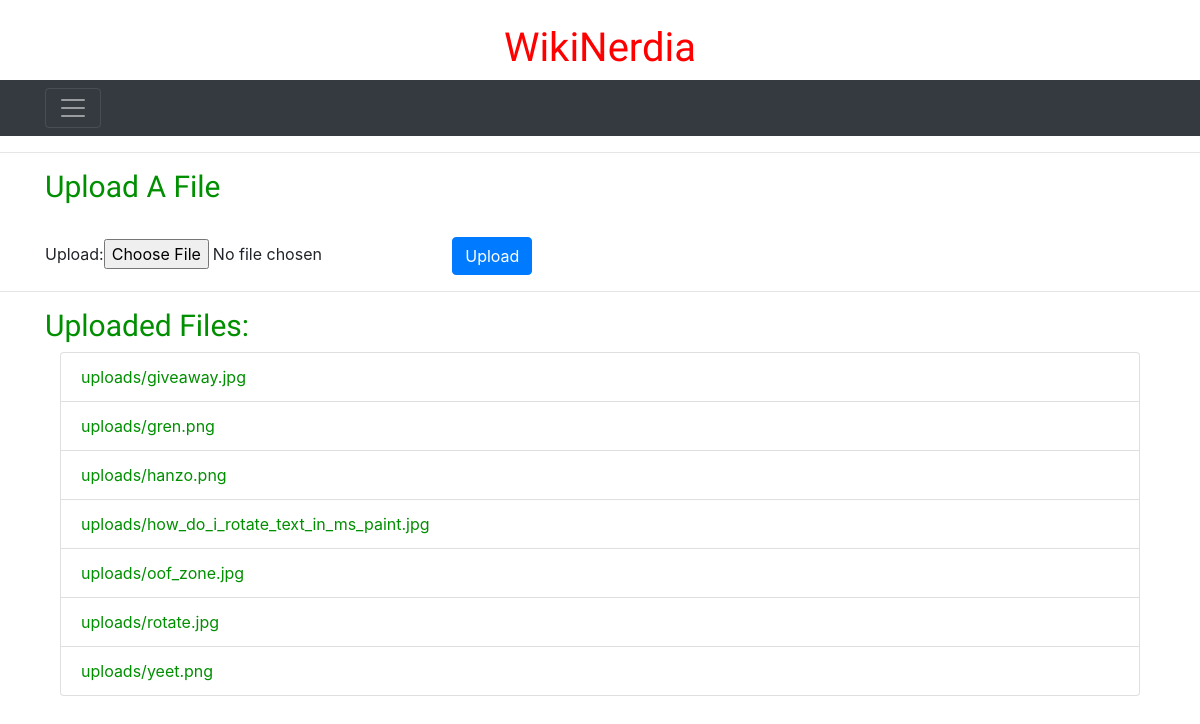
/wiki/upload/ (signed in), run on an earlier commit of the app's database.
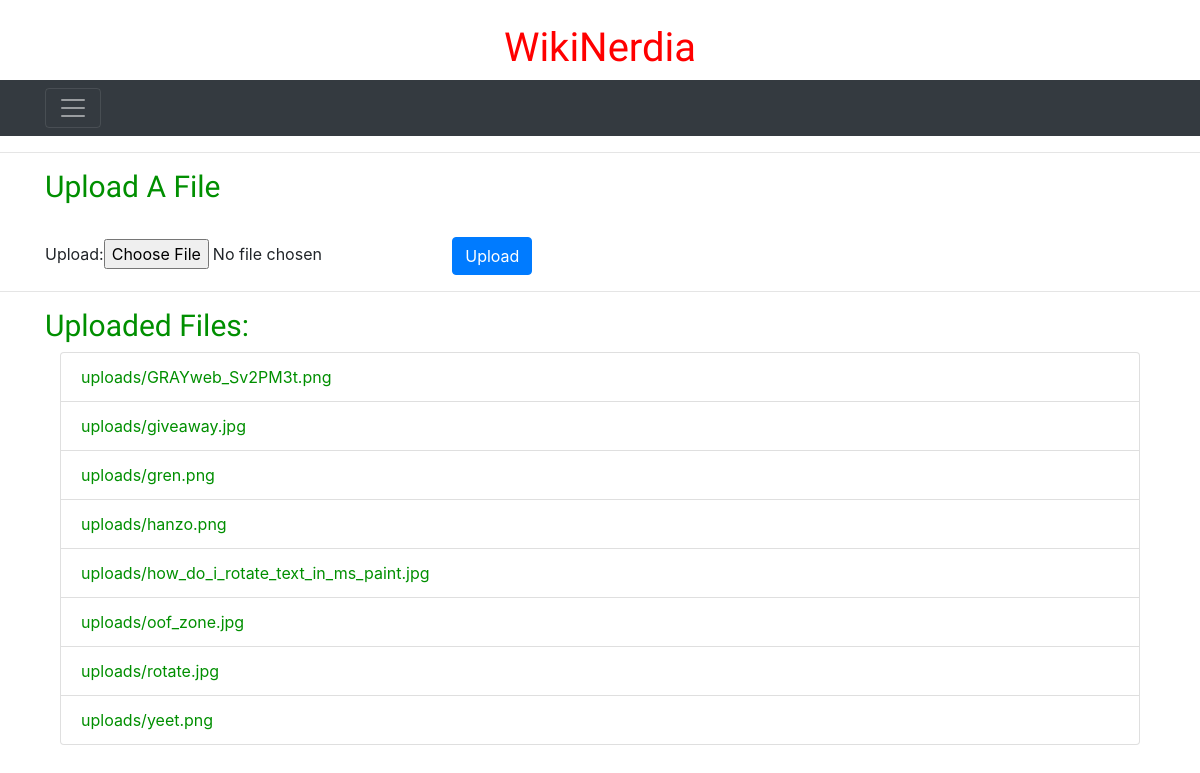
And on a later commit of the database.
### wiki/models.py (models this page shows, shortened)
class UserFileUpload(models.Model):
    upload = models.FileField(upload_to='uploads/')

### wiki/views.py (the view)
# urls.py: path('upload/', views.upload_file, name='upload_page' ),
@login_required(login_url='wiki:login')
def upload_file(request):
    context = {}
    if request.method == 'POST':
        form = UploadFileForm(request.POST, request.FILES)
        if form.is_valid():
            form.save()
    else:
        form = UploadFileForm()
    context['form'] = form
    context['files'] = UserFileUpload.objects.all().order_by('upload')
    return render(request, 'wiki/upload.html', context)

### wiki/forms.py
class UploadFileForm(ModelForm):
    class Meta:
        model = UserFileUpload
        fields = ['upload' ]

### wiki/templates/wiki/upload.html (shortened to what this page needs)
{% extends 'wiki/base.html' %}
{% load static %}
{% block content %}
{% block contentTitle %}
<section>
    <nav class="navbar navbar-dark bg-dark">
        <div class="container">
            <button class="navbar-toggler" type="button" data-toggle="collapse"
                data-target="#navbarToggleExternalContent" aria-controls="navbarToggleExternalContent"
                aria-expanded="false" aria-label="Toggle navigation">
                <span class="navbar-toggler-icon"></span>
            </button>
        </div>
    </nav>
</section>
<hr />
<section>
    <div class="container">
        <h2 style="font-size: 30px;">Upload A File</h2><br>
        <form method='POST' enctype='multipart/form-data' action="{% url 'wiki:upload_page' %}">
            {{form}}
            <input class="btn btn-primary" type='submit' value="Upload">
        </form>
    </div>
</section>
<hr />
<section>
    <div class="container">
        <h2 style="font-size: 30px;">Uploaded Files:</h2>
        <div class="container">
            {% if files %}
            <ul class="list-group" id="listorder">
                {% for file in files %}
                <li class="list-group-item"><a href="{{file.upload.url}}">{{file.upload.name}}</a></li>
                {% endfor %}
            </ul>
            {% else %}
            <p>No uploaded files</p>
            {% endif %}
        </div>
    </div>
</section>
{% endblock %}
{% endblock %}

What changed in the data, as far as the page shows it:
added UserFileUpload: upload.name "uploads/GRAYweb_Sv2PM3t.png"
